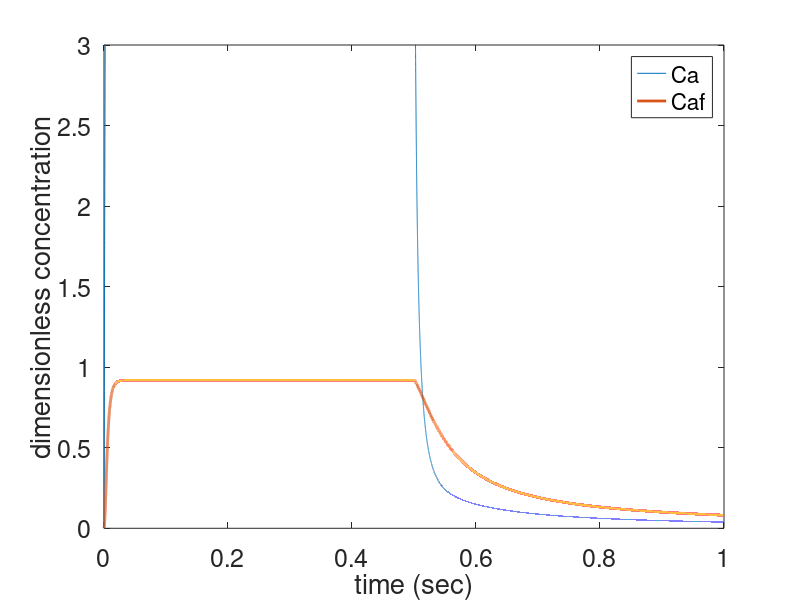
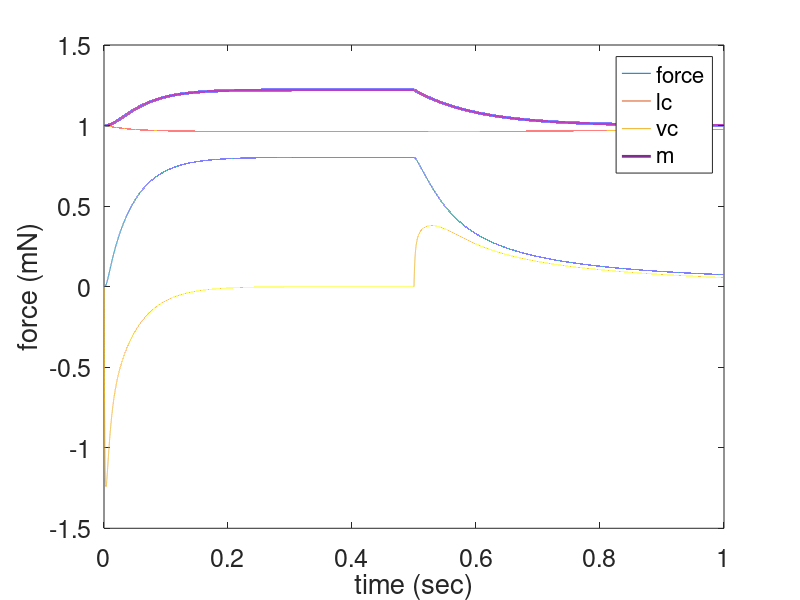

Write the MATLAB code that produced these figures, in order.
%%%%%%%%%%%%%%%%%%%%%%%%%%%%%%%%%%%%%%%%%%%%%%%%%%%%%
%filename: ca_muscle_v3.m
%units:
% length: mm = millimeters  (milli=10^-3)
% time:   s  = seconds
% force:  mN = milliNewtons (milli=10^-3; Newton=Kg m/s^2)
% velocity:  mm/s = millimeters per second
%%%%%%%%%%%%%%%%%%%%%%%%%%%%%%%%%%%%%%%%%%%%%%%%%%%%%%%
clear all
clf
global L0 P0 mu0 mu1 lambda2 alpham alphap k1 k2 k30 k40 k5 C S

L0 = 2.94;              % mm, Optimal length
P0 = 67;                % maximal force mN mm^-2

mu0 = 1;                % Stiffness of SE when Caf=0
mu1 = 23;               % Gradient of mu against Caf

lambda2 = -20;          % Coefficient of lambda(lc)
alpham = 0.80;          % Coefficient of alpha(vc) for vc<0, s
alphap = 2.90;          % Coefficient of alpha(vc) for vc>0, s

k1 = 9;                 % Rate constant, Ca2+ binding in SR, s^-1
k2 = 50;                % Rate constant, Ca2+ release from SR, s^-1
k30 = 40;               % Rate constant, Ca2+ binding to filaments, s^-1
k40 = 19.4;             % Rate constant, Ca2+ release from filaments, s^-1
k5 = 100;               % Rate constant, transfer of force from CE to SE, s^-1
    
km1 = 15;               % Rate m shortening
km2 = 10;               % Rate m returning to 1

C = 200;                  % total dimensionless Ca2+ concentration
S = 200;                  % total dimensionless concentrations of sarcoplasmic-reticular binding sites

% --- more constants
V = 0;                  % rate of change of L
lc0=2.6/L0;             % length of CE at optimum length L0 / non-dimensionalized by L0
L = 2.94/L0;            % maximal length of muscle / non-dimensionalized by L0

% --- function
mu = @(Caf) mu0+mu1*Caf;

% ---
tfinal = 1;                    %final simulation time in seconds
N = 100000;                    % number of time steps
dt = tfinal/(N-1);
time = 0:dt:tfinal;            %vector of times to solve ODEs

% --- Initial conditions
P = zeros(N,1);
lc = zeros(N,1);
Ca = zeros(N,1);
Caf = zeros(N,1);
m = zeros(N,1);
vc = zeros(N,1);

P(1) = 0;           % inital force
Ca(1) = 0;          % inital free-calcium
Caf(1) = 0;         % initial bound calcium to filaments
m(1) = 1;           % initial condition - m controls binding and release rates

lc(1) = L - P(1)./mu(Caf(1));
lambda = (1+lambda2*(lc(1) - lc0).^2);
alpha1 = alphap;        % assuming vc>0 initially

% --- time stepping with forward Euler
for i=1:N-1;
    
    % calculate all RHS of DEQs at current time step (i)
    tmp = k2*Ca(i)*(C-S-Ca(i)-Caf(i));  % uptake of calcium always happens
    if (dt*i)<0.5
        % stimulus on
        tmp = tmp + k1*(C-Ca(i)-Caf(i));
    end
    
    k3 = k30/sqrt(m(i));
    k4 = k40/sqrt(m(i));
    
    % removed weird non-biological term
     RHS_Ca = k4*Caf(i) - k3*Ca(i)*(1-Caf(i)) + tmp;
     RHS_Caf = -k4*Caf(i) + k3*Ca(i)*(1-Caf(i));
    
%     RHS_Ca = (k4*Caf(i)-k3*Ca(i))*(1-Caf(i)) + tmp;
%     RHS_Caf = -(k4*Caf(i) - k3*Ca(i))*(1-Caf(i));
    
    RHS_P = (lambda*Caf(i)*( 1+alpha1*V+alpha1*mu1*P(i)*RHS_Caf/mu(Caf(i))^2 )-P(i))...
        / (1/k5 + lambda*lc(i)*alpha1*Caf(i)/mu(Caf(i)));
    
    vc(i) = V - RHS_P/mu(Caf(i));
    
    if vc(i)<0
        % when shortening
        RHS_m = -km1*P(i)*vc(i);
        alpha1 = alpham;
    else
        RHS_m = -km2*(m(i)-1);
        alpha1 = alphap;
    end
    
    % compute at next time step
    Ca(i+1) = Ca(i) + RHS_Ca*dt;
    Caf(i+1) = Caf(i) + RHS_Caf*dt;
    
    P(i+1) = P(i) + RHS_P*dt;
    
    m(i+1) = m(i) + RHS_m*dt;
    
    lc(i+1) = L - P(i+1)./mu(Caf(i+1));
    lambda = (1+lambda2*(lc(i+1) - lc0).^2);
    
end
RHS_P = (lambda*Caf(N)*( 1+alpha1*V+alpha1*mu1*P(N)*RHS_Caf/mu(Caf(N))^2 )-P(N))...
    / (1/k5 + lambda*lc(N)*alpha1*Caf(N)/mu(Caf(N)));

vc(N) = V - RHS_P/mu(Caf(N));

% --- plot results
figure(3)
plot(time,Ca,time,Caf,'linewidth',2)
xlabel('time (sec)');
ylabel('dimensionless concentration');
legend('Ca', 'Caf');
ylim([0 3])
set(gca,'fontsize',18)

figure(4)
plot(time,P,time,lc,time,vc,time,m,'linewidth',2)
xlabel('time (sec)');
ylabel('force (mN)');
legend('force','lc','vc','m')
set(gca,'fontsize',18)

%figure(2)
%plot(time,C-Ca-Caf, time,C-S-Ca-Caf)

%%%%%%%%%%%%%%%%%%%%%%%%%%%%%%%%%%%%%%%%%%%%%%




